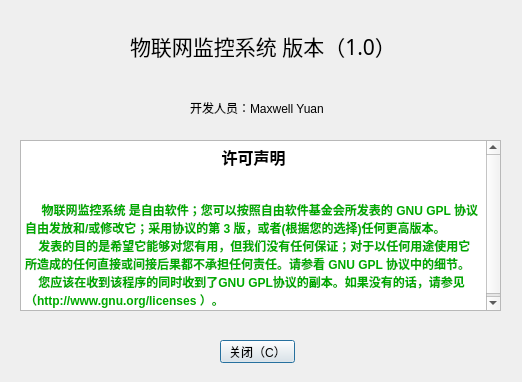
<?xml version="1.0" encoding="UTF-8"?>
<ui version="4.0">
 <class>AboutDialog</class>
 <widget class="QDialog" name="AboutDialog">
  <property name="geometry">
   <rect>
    <x>0</x>
    <y>0</y>
    <width>522</width>
    <height>382</height>
   </rect>
  </property>
  <property name="windowTitle">
   <string>关于物联网监控系统1.0</string>
  </property>
  <property name="styleSheet">
   <string notr="true"/>
  </property>
  <widget class="QTextBrowser" name="textBrowser">
   <property name="geometry">
    <rect>
     <x>20</x>
     <y>140</y>
     <width>481</width>
     <height>171</height>
    </rect>
   </property>
   <property name="html">
    <string>&lt;!DOCTYPE HTML PUBLIC &quot;-//W3C//DTD HTML 4.0//EN&quot; &quot;http://www.w3.org/TR/REC-html40/strict.dtd&quot;&gt;
&lt;html&gt;&lt;head&gt;&lt;meta name=&quot;qrichtext&quot; content=&quot;1&quot; /&gt;&lt;style type=&quot;text/css&quot;&gt;
p, li { white-space: pre-wrap; }
&lt;/style&gt;&lt;/head&gt;&lt;body style=&quot; font-family:'SimSun'; font-size:9pt; font-weight:400; font-style:normal;&quot;&gt;
&lt;table border=&quot;0&quot; style=&quot;-qt-table-type: root; margin-top:4px; margin-bottom:4px; margin-left:4px; margin-right:4px;&quot;&gt;
&lt;tr&gt;
&lt;td style=&quot;border: none;&quot;&gt;
&lt;p align=&quot;center&quot; style=&quot; margin-top:0px; margin-bottom:0px; margin-left:0px; margin-right:0px; -qt-block-indent:0; text-indent:0px;&quot;&gt;&lt;span style=&quot; font-family:'宋体'; font-size:12pt; font-weight:600;&quot;&gt;许可声明&lt;/span&gt;&lt;/p&gt;
&lt;p style=&quot;-qt-paragraph-type:empty; margin-top:0px; margin-bottom:0px; margin-left:0px; margin-right:0px; -qt-block-indent:0; text-indent:0px; font-family:'宋体'; color:#008000;&quot;&gt;&lt;br /&gt;&lt;/p&gt;
&lt;p style=&quot;-qt-paragraph-type:empty; margin-top:0px; margin-bottom:0px; margin-left:0px; margin-right:0px; -qt-block-indent:0; text-indent:0px; font-family:'Ubuntu'; font-size:11pt;&quot;&gt;&lt;br /&gt;&lt;/p&gt;
&lt;p style=&quot; margin-top:0px; margin-bottom:0px; margin-left:0px; margin-right:0px; -qt-block-indent:0; text-indent:0px;&quot;&gt;&lt;span style=&quot; font-family:'宋体'; font-weight:600; color:#00aa00;&quot;&gt;     物联网监控系统 是自由软件；您可以按照自由软件基金会所发表的 GNU GPL 协议自由发放和/或修改它；采用协议的第 3 版，或者(根据您的选择)任何更高版本。&lt;/span&gt;&lt;/p&gt;
&lt;p style=&quot; margin-top:0px; margin-bottom:0px; margin-left:0px; margin-right:0px; -qt-block-indent:0; text-indent:0px;&quot;&gt;&lt;span style=&quot; font-family:'Courier New,courier'; font-weight:600; color:#00aa00;&quot;&gt;    发表的目的是希望它能够对您有用，但我们没有任何保证；对于以任何用途使用它所造成的任何直接或间接后果都不承担任何责任。请参看 GNU GPL 协议中的细节。&lt;/span&gt;&lt;/p&gt;
&lt;p style=&quot; margin-top:0px; margin-bottom:0px; margin-left:0px; margin-right:0px; -qt-block-indent:0; text-indent:0px;&quot;&gt;&lt;span style=&quot; font-family:'Courier New,courier'; font-weight:600; color:#00aa00;&quot;&gt;    您应该在收到该程序的同时收到了GNU GPL协议的副本。如果没有的话，请参见（http://www.gnu.org/licenses ）。&lt;/span&gt;&lt;/p&gt;&lt;/td&gt;&lt;/tr&gt;&lt;/table&gt;&lt;/body&gt;&lt;/html&gt;</string>
   </property>
  </widget>
  <widget class="QLabel" name="label">
   <property name="geometry">
    <rect>
     <x>130</x>
     <y>30</y>
     <width>281</width>
     <height>31</height>
    </rect>
   </property>
   <property name="font">
    <font>
     <family>微软雅黑</family>
     <pointsize>16</pointsize>
    </font>
   </property>
   <property name="text">
    <string>物联网监控系统 版本（1.0）</string>
   </property>
  </widget>
  <widget class="QLabel" name="label_2">
   <property name="geometry">
    <rect>
     <x>190</x>
     <y>100</y>
     <width>141</width>
     <height>16</height>
    </rect>
   </property>
   <property name="text">
    <string>开发人员：Maxwell Yuan</string>
   </property>
  </widget>
  <widget class="QPushButton" name="closeBtn">
   <property name="geometry">
    <rect>
     <x>220</x>
     <y>340</y>
     <width>75</width>
     <height>23</height>
    </rect>
   </property>
   <property name="text">
    <string>关闭（C）</string>
   </property>
  </widget>
  <widget class="QLabel" name="label_3">
   <property name="geometry">
    <rect>
     <x>10</x>
     <y>10</y>
     <width>71</width>
     <height>61</height>
    </rect>
   </property>
   <property name="styleSheet">
    <string notr="true">background-image: url(:/images/images/logo.png);</string>
   </property>
   <property name="text">
    <string/>
   </property>
  </widget>
 </widget>
 <resources/>
 <connections/>
</ui>
